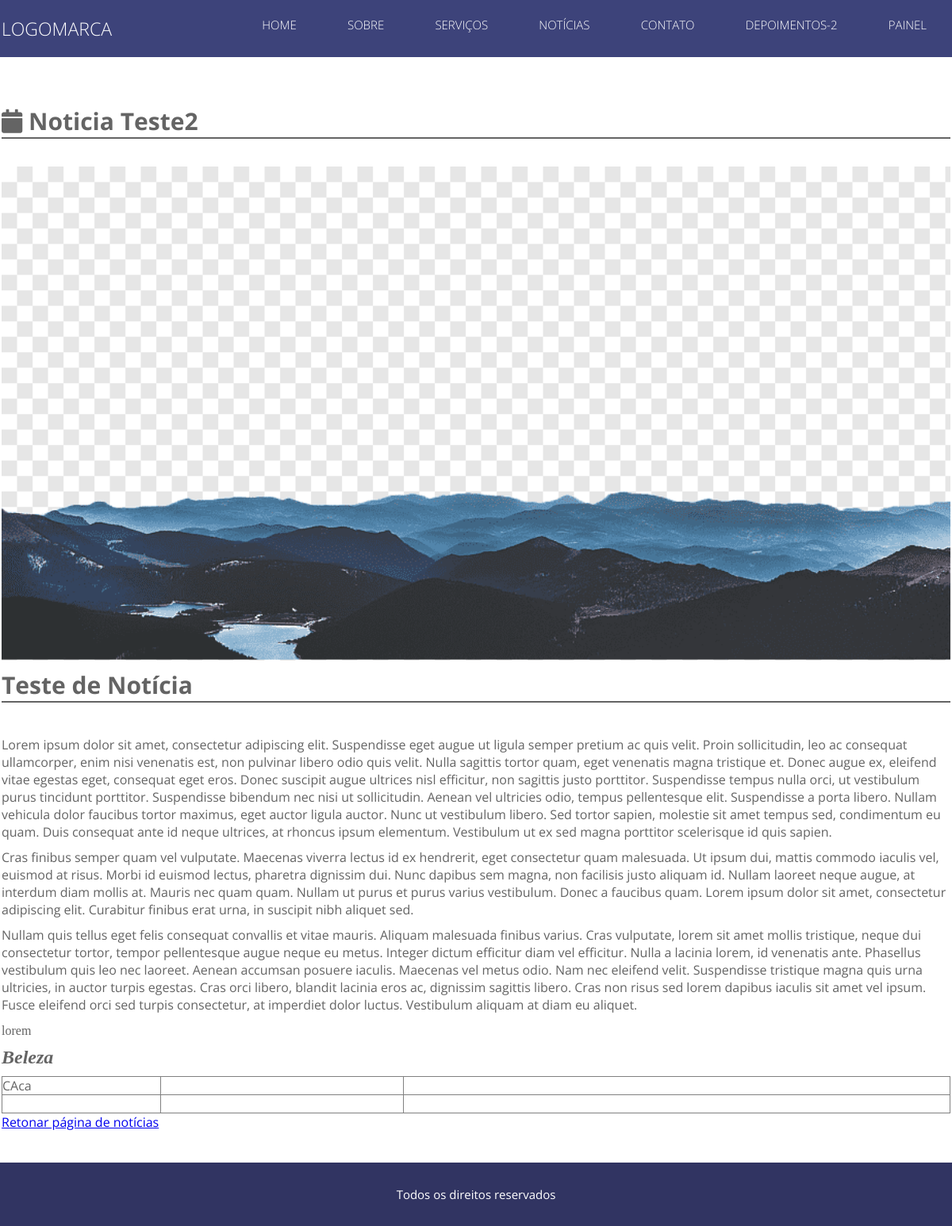
The app's page /noticias/esportes/noticia-teste2 with its own data.
### classes/MySql.php (called while the page is built)
<?php
class MySql{
private static $pdo;
public static function conectar(){
    if(self::$pdo == null){
        try{
            self::$pdo = new PDO('mysql:host'.HOST.';dbname='.DATABASE,USER,PASSWORD,array(PDO::MYSQL_ATTR_INIT_COMMAND => "SET NAMES utf8"));
            self::$pdo->setAttribute(PDO::ATTR_ERRMODE,PDO::ERRMODE_EXCEPTION);
            } catch(Exception $e){
                echo 'erro ao conectar';
            }
    }
return self::$pdo;
}
}
?>

### pages/noticia_single.php (the view, shortened to what this page needs)
<?php
$url = explode('/',$_GET['url']);
$verifica_categoria = MySql::conectar()->prepare("SELECT * FROM `projeto_01`.`tb_site.categorias` WHERE slug = ?");
$verifica_categoria->execute(array($url[1]));
$categoria_info = $verifica_categoria->fetch();
$post = MySql::conectar()->prepare("SELECT * FROM `projeto_01`.`tb_site.noticias` WHERE slug = ? AND categoria_id = ?");
$post->execute(array($url[2],$categoria_info['id']));
$post = $post->fetch();
?>
<section class="noticia-single">
    <div class="center">
        <header>
            <h1> <i class="fa fa-calendar"></i> <?php echo $post['titulo']?></h1>
        </header>
        <article>
            <img src="<?php echo INCLUDE_PATH_PAINEL.'uploads/'.$post['capa'];?>" alt="">
        <p> <?php echo $post['conteudo']?>
        </article>
        <a href="<?php echo INCLUDE_PATH.'noticias';?>">Retonar página de notícias</a>
    </div>
</section>

### estilo/all.css (style rules this page uses)
.fa, .fas, .far, .fal, .fad, .fab { -moz-osx-font-smoothing: grayscale; -webkit-font-smoothing: antialiased; display: inline-block; font-style: normal; font-variant: normal; text-rendering: auto; line-height: 1; }
.fa-calendar:before { content: "\f133"; }
.fa, .fas { font-family: 'Font Awesome 5 Free'; font-weight: 900; }

### estilo/style.css (style rules this page uses)
* { margin: 0; padding: 0; box-sizing: border-box; font-family: "Open Sans"; }
html, body { height: 100%; }
.center { max-width: 1280px; padding: 0 2px; margin: 0 auto; }
header { background: #3D437A; padding: 20px 0; }
img { width: 100%; max-width: 300px; }
body { overflow-x: hidden; }
.autor-box-portal h3, p { color: #646464; }
section.noticia-single { padding: 40px 0; color: #646464; }
section.noticia-single h1 { font-size: 30px; border-bottom: 2px solid #646464; }
section.noticia-single header { background-color: transparent; }
section.noticia-single article { margin-top: 15px; }
section.noticia-single p { margin:10px 0; }
section.noticia-single img { display: block; margin: 0 auto; max-width: 100%; }

### records on screen
tb_site.noticias: titulo "Noticia Teste2", capa (picture), conteudo "Teste de Notícia Lorem ipsum dolor sit amet, consectetur adipiscing elit. Suspendisse eget augue ut ligula semper pretium ac quis velit. Proin sollicitudin, leo ac consequat ullamcorper, enim nisi venenatis est, non pulvinar libero odio quis velit. Nulla sagittis tortor quam, eget venenatis magna tristique et. Donec augue ex, eleifend vitae egestas eget, consequat eget eros. Donec suscipit augue ultrices nisl efficitur, non sagittis justo porttitor. Suspendisse tempus nulla orci, ut vestibulum purus tincidunt porttitor. Suspendisse bibendum nec nisi ut sollicitudin. Aenean vel ultricies odio, tempus pellentesque elit. Suspendisse a porta libero. Nullam vehicula dolor faucibus tortor…"
